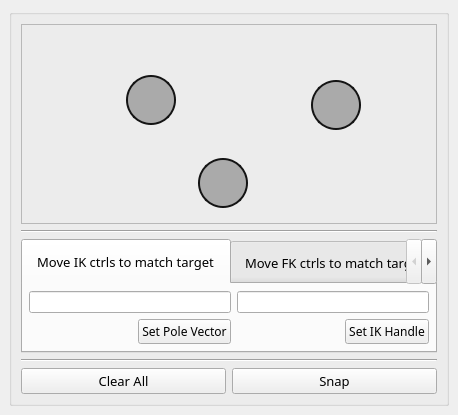
<?xml version="1.0" encoding="UTF-8"?>
<ui version="4.0">
 <class>MainWindow</class>
 <widget class="QMainWindow" name="MainWindow">
  <property name="geometry">
   <rect>
    <x>0</x>
    <y>0</y>
    <width>458</width>
    <height>406</height>
   </rect>
  </property>
  <property name="minimumSize">
   <size>
    <width>458</width>
    <height>0</height>
   </size>
  </property>
  <property name="maximumSize">
   <size>
    <width>458</width>
    <height>16777215</height>
   </size>
  </property>
  <property name="mouseTracking">
   <bool>false</bool>
  </property>
  <property name="windowTitle">
   <string>Snap</string>
  </property>
  <widget class="QWidget" name="centralwidget">
   <property name="mouseTracking">
    <bool>false</bool>
   </property>
   <layout class="QHBoxLayout" name="horizontalLayout">
    <item>
     <widget class="QGroupBox" name="groupBox">
      <property name="font">
       <font>
        <family>Bahnschrift</family>
        <pointsize>10</pointsize>
       </font>
      </property>
      <property name="mouseTracking">
       <bool>true</bool>
      </property>
      <property name="title">
       <string/>
      </property>
      <layout class="QVBoxLayout" name="verticalLayout">
       <item>
        <widget class="QFrame" name="frame">
         <property name="minimumSize">
          <size>
           <width>0</width>
           <height>200</height>
          </size>
         </property>
         <property name="mouseTracking">
          <bool>true</bool>
         </property>
         <property name="frameShape">
          <enum>QFrame::StyledPanel</enum>
         </property>
         <property name="frameShadow">
          <enum>QFrame::Raised</enum>
         </property>
         <widget class="QLabel" name="ui_snap_Label">
          <property name="geometry">
           <rect>
            <x>20</x>
            <y>0</y>
            <width>391</width>
            <height>191</height>
           </rect>
          </property>
          <property name="baseSize">
           <size>
            <width>917</width>
            <height>530</height>
           </size>
          </property>
          <property name="mouseTracking">
           <bool>true</bool>
          </property>
          <property name="text">
           <string/>
          </property>
          <property name="pixmap">
           <pixmap>../../ui/snap.png</pixmap>
          </property>
          <property name="scaledContents">
           <bool>true</bool>
          </property>
         </widget>
         <widget class="QLabel" name="ui_root_Label">
          <property name="geometry">
           <rect>
            <x>105</x>
            <y>51</y>
            <width>50</width>
            <height>50</height>
           </rect>
          </property>
          <property name="baseSize">
           <size>
            <width>50</width>
            <height>50</height>
           </size>
          </property>
          <property name="toolTip">
           <string notr="true">mi</string>
          </property>
          <property name="toolTipDuration">
           <number>2</number>
          </property>
          <property name="styleSheet">
           <string notr="true">QFrame{
border-radius: 25px;
border-width: 2px;
border-style: solid;
border-color: rgb(20, 20, 20);
background-color: rgb(170, 170, 170);
}
</string>
          </property>
          <property name="text">
           <string/>
          </property>
         </widget>
         <widget class="QLabel" name="ui_mid_Label">
          <property name="geometry">
           <rect>
            <x>177</x>
            <y>134</y>
            <width>50</width>
            <height>50</height>
           </rect>
          </property>
          <property name="baseSize">
           <size>
            <width>50</width>
            <height>50</height>
           </size>
          </property>
          <property name="styleSheet">
           <string notr="true">QFrame{
border-radius: 25px;
border-width: 2px;
border-style: solid;
border-color: rgb(20, 20, 20);
background-color: rgb(170, 170, 170);
}
</string>
          </property>
          <property name="text">
           <string/>
          </property>
         </widget>
         <widget class="QLabel" name="ui_top_Label">
          <property name="geometry">
           <rect>
            <x>290</x>
            <y>56</y>
            <width>50</width>
            <height>50</height>
           </rect>
          </property>
          <property name="baseSize">
           <size>
            <width>50</width>
            <height>50</height>
           </size>
          </property>
          <property name="styleSheet">
           <string notr="true">QFrame{
border-radius: 25px;
border-width: 2px;
border-style: solid;
border-color: rgb(20, 20, 20);
background-color: rgb(170, 170, 170);
}
</string>
          </property>
          <property name="text">
           <string/>
          </property>
         </widget>
        </widget>
       </item>
       <item>
        <widget class="Line" name="line_2">
         <property name="orientation">
          <enum>Qt::Horizontal</enum>
         </property>
        </widget>
       </item>
       <item>
        <widget class="QTabWidget" name="tabWidget">
         <property name="maximumSize">
          <size>
           <width>10000</width>
           <height>16777215</height>
          </size>
         </property>
         <property name="font">
          <font>
           <family>Bahnschrift Light</family>
          </font>
         </property>
         <property name="mouseTracking">
          <bool>true</bool>
         </property>
         <property name="styleSheet">
          <string notr="true">QTabBar::tab { height: 45px; width:209px;}</string>
         </property>
         <property name="currentIndex">
          <number>0</number>
         </property>
         <widget class="QWidget" name="ui_ikTab">
          <attribute name="title">
           <string>Move IK ctrls to match target</string>
          </attribute>
          <layout class="QVBoxLayout" name="verticalLayout_3">
           <property name="leftMargin">
            <number>0</number>
           </property>
           <property name="topMargin">
            <number>0</number>
           </property>
           <property name="rightMargin">
            <number>0</number>
           </property>
           <property name="bottomMargin">
            <number>0</number>
           </property>
           <item>
            <layout class="QGridLayout" name="gridLayout" rowstretch="0,0">
             <property name="leftMargin">
              <number>6</number>
             </property>
             <property name="topMargin">
              <number>6</number>
             </property>
             <property name="rightMargin">
              <number>6</number>
             </property>
             <property name="bottomMargin">
              <number>6</number>
             </property>
             <item row="1" column="3">
              <widget class="QPushButton" name="ui_ik_handle_Btn">
               <property name="font">
                <font>
                 <family>Bahnschrift Light</family>
                </font>
               </property>
               <property name="text">
                <string>Set IK Handle</string>
               </property>
              </widget>
             </item>
             <item row="0" column="0" colspan="2">
              <widget class="QLineEdit" name="ui_ik_pole_LineEdit"/>
             </item>
             <item row="1" column="0">
              <spacer name="horizontalSpacer">
               <property name="orientation">
                <enum>Qt::Horizontal</enum>
               </property>
               <property name="sizeHint" stdset="0">
                <size>
                 <width>40</width>
                 <height>20</height>
                </size>
               </property>
              </spacer>
             </item>
             <item row="1" column="1">
              <widget class="QPushButton" name="ui_ik_pole_Btn">
               <property name="font">
                <font>
                 <family>Bahnschrift Light</family>
                </font>
               </property>
               <property name="toolTip">
                <string>mimi</string>
               </property>
               <property name="text">
                <string>Set Pole Vector</string>
               </property>
              </widget>
             </item>
             <item row="0" column="2" colspan="2">
              <widget class="QLineEdit" name="ui_ik_handle_LineEdit"/>
             </item>
             <item row="1" column="2">
              <spacer name="horizontalSpacer_2">
               <property name="orientation">
                <enum>Qt::Horizontal</enum>
               </property>
               <property name="sizeHint" stdset="0">
                <size>
                 <width>40</width>
                 <height>20</height>
                </size>
               </property>
              </spacer>
             </item>
            </layout>
           </item>
          </layout>
         </widget>
         <widget class="QWidget" name="ui_fkTab">
          <attribute name="title">
           <string>Move FK ctrls to match target</string>
          </attribute>
          <layout class="QVBoxLayout" name="verticalLayout_2">
           <property name="leftMargin">
            <number>0</number>
           </property>
           <property name="topMargin">
            <number>0</number>
           </property>
           <property name="rightMargin">
            <number>0</number>
           </property>
           <property name="bottomMargin">
            <number>0</number>
           </property>
           <item>
            <layout class="QGridLayout" name="gridLayout_2">
             <property name="leftMargin">
              <number>6</number>
             </property>
             <property name="topMargin">
              <number>6</number>
             </property>
             <property name="rightMargin">
              <number>6</number>
             </property>
             <property name="bottomMargin">
              <number>6</number>
             </property>
             <item row="1" column="5">
              <widget class="QPushButton" name="ui_fk_ctrl_top_Btn">
               <property name="font">
                <font>
                 <family>Bahnschrift Light</family>
                </font>
               </property>
               <property name="text">
                <string>Set Top</string>
               </property>
              </widget>
             </item>
             <item row="1" column="3">
              <widget class="QPushButton" name="ui_fk_ctrl_mid_Btn">
               <property name="font">
                <font>
                 <family>Bahnschrift Light</family>
                </font>
               </property>
               <property name="text">
                <string>Set Mid</string>
               </property>
              </widget>
             </item>
             <item row="1" column="1">
              <widget class="QPushButton" name="ui_fk_ctrl_root_Btn">
               <property name="font">
                <font>
                 <family>Bahnschrift Light</family>
                </font>
               </property>
               <property name="text">
                <string>Set Root</string>
               </property>
              </widget>
             </item>
             <item row="0" column="2" colspan="2">
              <widget class="QLineEdit" name="ui_fk_ctrl_mid_LineEdit"/>
             </item>
             <item row="1" column="2">
              <spacer name="horizontalSpacer_4">
               <property name="orientation">
                <enum>Qt::Horizontal</enum>
               </property>
               <property name="sizeHint" stdset="0">
                <size>
                 <width>40</width>
                 <height>20</height>
                </size>
               </property>
              </spacer>
             </item>
             <item row="1" column="0">
              <spacer name="horizontalSpacer_3">
               <property name="orientation">
                <enum>Qt::Horizontal</enum>
               </property>
               <property name="sizeHint" stdset="0">
                <size>
                 <width>40</width>
                 <height>20</height>
                </size>
               </property>
              </spacer>
             </item>
             <item row="0" column="0" colspan="2">
              <widget class="QLineEdit" name="ui_fk_ctrl_root_LineEdit"/>
             </item>
             <item row="1" column="4">
              <spacer name="horizontalSpacer_5">
               <property name="orientation">
                <enum>Qt::Horizontal</enum>
               </property>
               <property name="sizeHint" stdset="0">
                <size>
                 <width>40</width>
                 <height>20</height>
                </size>
               </property>
              </spacer>
             </item>
             <item row="0" column="4" colspan="2">
              <widget class="QLineEdit" name="ui_fk_ctrl_top_LineEdit"/>
             </item>
            </layout>
           </item>
          </layout>
         </widget>
        </widget>
       </item>
       <item>
        <widget class="Line" name="line">
         <property name="orientation">
          <enum>Qt::Horizontal</enum>
         </property>
        </widget>
       </item>
       <item>
        <layout class="QHBoxLayout" name="horizontalLayout_2">
         <item>
          <widget class="QPushButton" name="ui_clear_Btn">
           <property name="font">
            <font>
             <family>Bahnschrift Light</family>
            </font>
           </property>
           <property name="text">
            <string>Clear All</string>
           </property>
          </widget>
         </item>
         <item>
          <widget class="QPushButton" name="ui_snap_Btn">
           <property name="sizePolicy">
            <sizepolicy hsizetype="Preferred" vsizetype="Fixed">
             <horstretch>0</horstretch>
             <verstretch>0</verstretch>
            </sizepolicy>
           </property>
           <property name="font">
            <font>
             <family>Bahnschrift Light</family>
            </font>
           </property>
           <property name="text">
            <string>Snap</string>
           </property>
          </widget>
         </item>
        </layout>
       </item>
      </layout>
     </widget>
    </item>
   </layout>
  </widget>
 </widget>
 <resources/>
 <connections/>
</ui>
